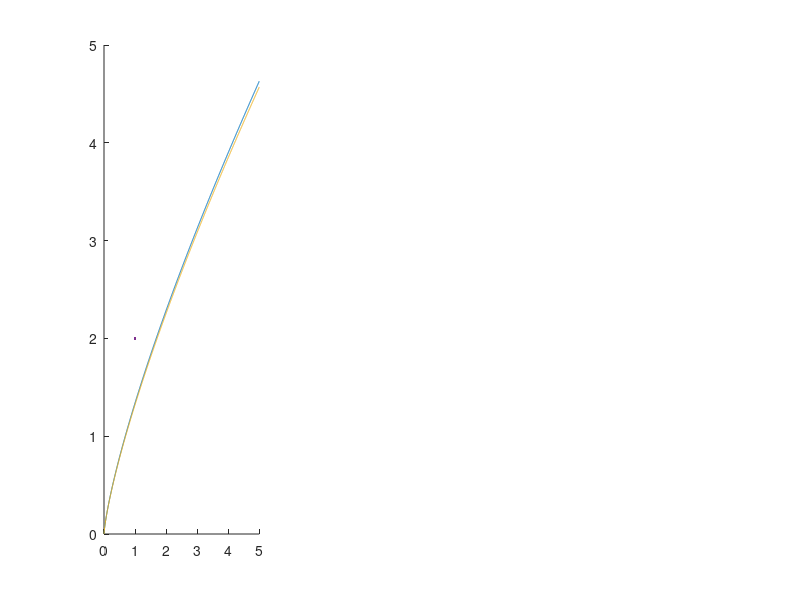

Recreate this plot in MATLAB. (Note: this script raises an error after producing the figure.)
clear;
clc;

load parameters_ITA_final_f.mat parameters_ITA_final_f
load parameters_ITA_final_nf.mat parameters_ITA_final_nf

param = [parameters_ITA_final_nf;parameters_ITA_final_f];

%% Production Function
figure;
A_nofee = param(1,10);
A_fee = param(2,10);
eta = param(1,9);
loan = linspace(0,5,1000);
fun_nofee = A_nofee*loan.^eta;
fun_fee = A_fee*loan.^eta;
subplot(1,3,1)
hold on
plot(loan, fun_nofee,LineWidth=2)
plot(loan,fun_fee,LineWidth=2)
xlabel('$L$','Interpreter','latex',FontSize=20)
ylabel('$AL^\eta$','Interpreter','latex','FontSize',20)
legend('Costless Payments', 'Costly Payments',Location='southeast')
title('Production Function','Interpreter','latex','FontSize',20)
%% Utility Function
% Cm Utility Function
B_nofee = param(1,2);
B_fee = param(2,2);
CM_cons = linspace(0,B_fee,1000);
CM_nofee = B_nofee*log(CM_cons);
CM_fee = B_fee*log(CM_cons);
subplot(1,3,2)
hold on
plot(CM_cons, CM_nofee,LineWidth=2)
plot(CM_cons, CM_fee,LineWidth=2)
xlabel('$x$','Interpreter','latex',FontSize=20)
ylabel('$B\log(x)$','Interpreter','latex','FontSize',20)
legend('Costless Payments', 'Costly Payments',Location='southeast')
title('CM Utility Function','Interpreter','latex','FontSize',20)
% DM Utility Function
sigma_nofee = param(1,1);
sigma_fee = param(2,1);
epsilon = 0.001;
y_star = 1 - epsilon;
DM_cons = linspace(0,y_star,100);
DM_nofee = ((DM_cons+epsilon).^(1-sigma_nofee) - epsilon.^(1-sigma_nofee))./(1-sigma_nofee);
DM_fee = ((DM_cons+epsilon).^(1-sigma_fee) - epsilon.^(1-sigma_fee))./(1-sigma_fee);
subplot(1,3,3)
hold on
plot(DM_cons(2:end), DM_nofee(2:end)./DM_nofee(2),LineWidth=2)
plot(DM_cons(2:end), DM_fee(2:end)./DM_fee(2),LineWidth=2)
xlabel('$y$','Interpreter','latex',FontSize=20)
ylabel('$\frac{(y+\varepsilon)^{1-\sigma} - \varepsilon^{1-\sigma}}{1-\sigma}$','Interpreter','latex','FontSize',20)
legend('Costless Payments', 'Costly Payments',Location='southeast')
title('DM Utility Function','Interpreter','latex','FontSize',20)